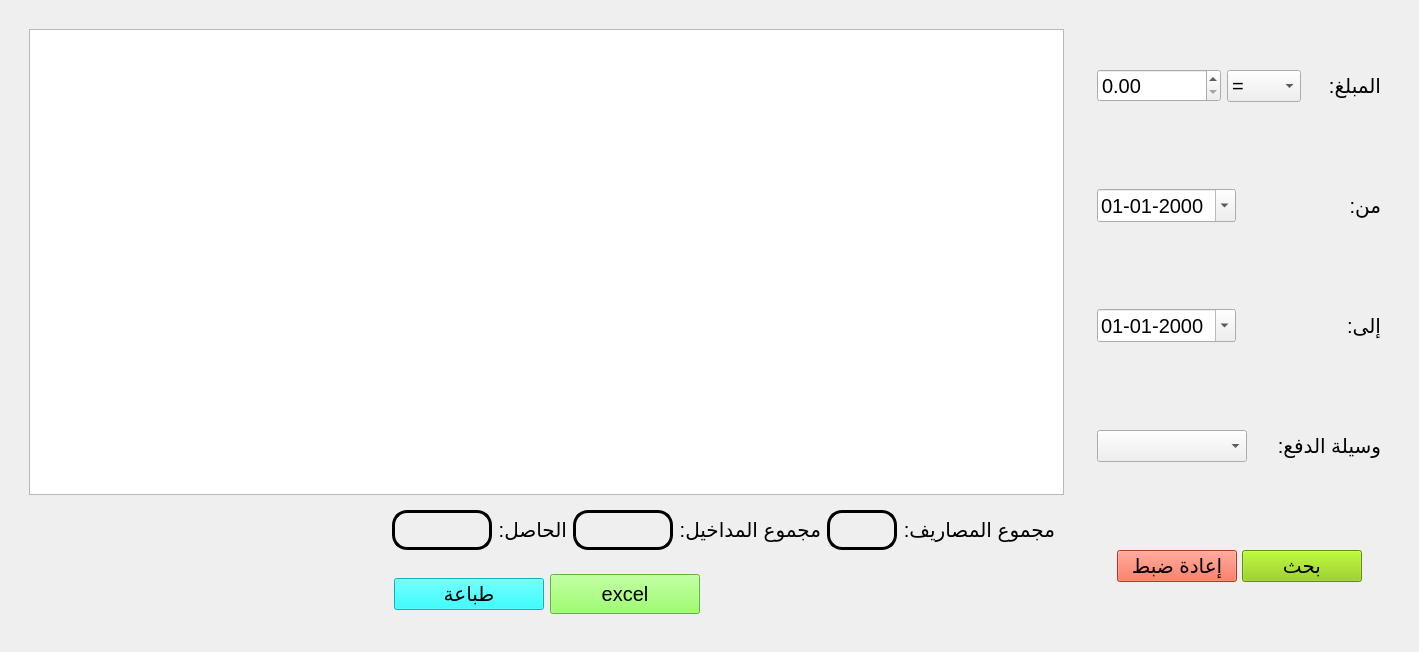
<?xml version="1.0" encoding="UTF-8"?>
<ui version="4.0">
 <class>soldeform</class>
 <widget class="QWidget" name="soldeform">
  <property name="geometry">
   <rect>
    <x>0</x>
    <y>0</y>
    <width>1419</width>
    <height>652</height>
   </rect>
  </property>
  <property name="windowTitle">
   <string>Form</string>
  </property>
  <layout class="QVBoxLayout" name="verticalLayout_3">
   <item>
    <widget class="QFrame" name="frame_10">
     <property name="frameShape">
      <enum>QFrame::NoFrame</enum>
     </property>
     <layout class="QHBoxLayout" name="horizontalLayout_8">
      <item>
       <widget class="QFrame" name="frame_3">
        <property name="sizePolicy">
         <sizepolicy hsizetype="Expanding" vsizetype="Expanding">
          <horstretch>0</horstretch>
          <verstretch>0</verstretch>
         </sizepolicy>
        </property>
        <property name="frameShape">
         <enum>QFrame::NoFrame</enum>
        </property>
        <property name="lineWidth">
         <number>2</number>
        </property>
        <layout class="QVBoxLayout" name="verticalLayout_2">
         <item>
          <widget class="QTableView" name="tbl">
           <property name="font">
            <font>
             <pointsize>15</pointsize>
            </font>
           </property>
           <property name="layoutDirection">
            <enum>Qt::LeftToRight</enum>
           </property>
           <property name="editTriggers">
            <set>QAbstractItemView::NoEditTriggers</set>
           </property>
           <property name="alternatingRowColors">
            <bool>true</bool>
           </property>
           <property name="verticalScrollMode">
            <enum>QAbstractItemView::ScrollPerItem</enum>
           </property>
           <property name="horizontalScrollMode">
            <enum>QAbstractItemView::ScrollPerItem</enum>
           </property>
           <property name="showGrid">
            <bool>false</bool>
           </property>
           <attribute name="horizontalHeaderMinimumSectionSize">
            <number>180</number>
           </attribute>
           <attribute name="horizontalHeaderDefaultSectionSize">
            <number>180</number>
           </attribute>
           <attribute name="verticalHeaderCascadingSectionResizes">
            <bool>true</bool>
           </attribute>
           <attribute name="verticalHeaderDefaultSectionSize">
            <number>35</number>
           </attribute>
          </widget>
         </item>
         <item>
          <widget class="QFrame" name="frame_11">
           <property name="frameShape">
            <enum>QFrame::NoFrame</enum>
           </property>
           <layout class="QHBoxLayout" name="horizontalLayout_9">
            <item>
             <spacer name="horizontalSpacer_2">
              <property name="orientation">
               <enum>Qt::Horizontal</enum>
              </property>
              <property name="sizeHint" stdset="0">
               <size>
                <width>40</width>
                <height>20</height>
               </size>
              </property>
             </spacer>
            </item>
            <item>
             <widget class="QLabel" name="solde">
              <property name="sizePolicy">
               <sizepolicy hsizetype="Minimum" vsizetype="Preferred">
                <horstretch>0</horstretch>
                <verstretch>0</verstretch>
               </sizepolicy>
              </property>
              <property name="minimumSize">
               <size>
                <width>100</width>
                <height>40</height>
               </size>
              </property>
              <property name="maximumSize">
               <size>
                <width>100</width>
                <height>50</height>
               </size>
              </property>
              <property name="font">
               <font>
                <pointsize>15</pointsize>
               </font>
              </property>
              <property name="styleSheet">
               <string notr="true">border: 3px solid black; 
border-radius: 15px</string>
              </property>
              <property name="text">
               <string/>
              </property>
             </widget>
            </item>
            <item>
             <widget class="QLabel" name="label_20">
              <property name="sizePolicy">
               <sizepolicy hsizetype="Fixed" vsizetype="Preferred">
                <horstretch>0</horstretch>
                <verstretch>0</verstretch>
               </sizepolicy>
              </property>
              <property name="font">
               <font>
                <pointsize>15</pointsize>
               </font>
              </property>
              <property name="layoutDirection">
               <enum>Qt::LeftToRight</enum>
              </property>
              <property name="text">
               <string>الحاصل:</string>
              </property>
             </widget>
            </item>
            <item>
             <widget class="QLabel" name="total_in">
              <property name="sizePolicy">
               <sizepolicy hsizetype="Minimum" vsizetype="Preferred">
                <horstretch>0</horstretch>
                <verstretch>0</verstretch>
               </sizepolicy>
              </property>
              <property name="minimumSize">
               <size>
                <width>100</width>
                <height>40</height>
               </size>
              </property>
              <property name="maximumSize">
               <size>
                <width>100</width>
                <height>50</height>
               </size>
              </property>
              <property name="font">
               <font>
                <pointsize>15</pointsize>
               </font>
              </property>
              <property name="styleSheet">
               <string notr="true">border: 3px solid black; 
border-radius: 15px</string>
              </property>
              <property name="text">
               <string/>
              </property>
             </widget>
            </item>
            <item>
             <widget class="QLabel" name="label_21">
              <property name="sizePolicy">
               <sizepolicy hsizetype="Fixed" vsizetype="Preferred">
                <horstretch>0</horstretch>
                <verstretch>0</verstretch>
               </sizepolicy>
              </property>
              <property name="font">
               <font>
                <pointsize>15</pointsize>
               </font>
              </property>
              <property name="layoutDirection">
               <enum>Qt::LeftToRight</enum>
              </property>
              <property name="text">
               <string>مجموع المداخيل:</string>
              </property>
             </widget>
            </item>
            <item>
             <widget class="QLabel" name="total_out">
              <property name="sizePolicy">
               <sizepolicy hsizetype="Minimum" vsizetype="Preferred">
                <horstretch>0</horstretch>
                <verstretch>0</verstretch>
               </sizepolicy>
              </property>
              <property name="minimumSize">
               <size>
                <width>70</width>
                <height>40</height>
               </size>
              </property>
              <property name="maximumSize">
               <size>
                <width>100</width>
                <height>50</height>
               </size>
              </property>
              <property name="font">
               <font>
                <pointsize>15</pointsize>
               </font>
              </property>
              <property name="styleSheet">
               <string notr="true">border: 3px solid black; 
border-radius: 15px</string>
              </property>
              <property name="text">
               <string/>
              </property>
             </widget>
            </item>
            <item>
             <widget class="QLabel" name="label_19">
              <property name="sizePolicy">
               <sizepolicy hsizetype="Fixed" vsizetype="Preferred">
                <horstretch>0</horstretch>
                <verstretch>0</verstretch>
               </sizepolicy>
              </property>
              <property name="font">
               <font>
                <pointsize>15</pointsize>
               </font>
              </property>
              <property name="layoutDirection">
               <enum>Qt::LeftToRight</enum>
              </property>
              <property name="text">
               <string>مجموع المصاريف:</string>
              </property>
             </widget>
            </item>
           </layout>
          </widget>
         </item>
         <item>
          <widget class="QFrame" name="frame_7">
           <property name="frameShape">
            <enum>QFrame::NoFrame</enum>
           </property>
           <layout class="QHBoxLayout" name="horizontalLayout_5">
            <item>
             <spacer name="horizontalSpacer">
              <property name="orientation">
               <enum>Qt::Horizontal</enum>
              </property>
              <property name="sizeHint" stdset="0">
               <size>
                <width>20</width>
                <height>40</height>
               </size>
              </property>
             </spacer>
            </item>
            <item>
             <widget class="QPushButton" name="printing_btn">
              <property name="minimumSize">
               <size>
                <width>150</width>
                <height>30</height>
               </size>
              </property>
              <property name="font">
               <font>
                <pointsize>15</pointsize>
               </font>
              </property>
              <property name="styleSheet">
               <string notr="true">background-color: rgb(0, 255, 255);</string>
              </property>
              <property name="text">
               <string>طباعة</string>
              </property>
              <property name="shortcut">
               <string>Ctrl+P</string>
              </property>
             </widget>
            </item>
            <item>
             <widget class="QPushButton" name="export_btn">
              <property name="sizePolicy">
               <sizepolicy hsizetype="Minimum" vsizetype="Preferred">
                <horstretch>0</horstretch>
                <verstretch>0</verstretch>
               </sizepolicy>
              </property>
              <property name="minimumSize">
               <size>
                <width>150</width>
                <height>30</height>
               </size>
              </property>
              <property name="font">
               <font>
                <pointsize>15</pointsize>
               </font>
              </property>
              <property name="styleSheet">
               <string notr="true">background-color: rgb(127, 255, 67);</string>
              </property>
              <property name="text">
               <string>excel</string>
              </property>
              <property name="shortcut">
               <string>Ctrl+E</string>
              </property>
             </widget>
            </item>
            <item>
             <spacer name="horizontalSpacer_3">
              <property name="orientation">
               <enum>Qt::Horizontal</enum>
              </property>
              <property name="sizeHint" stdset="0">
               <size>
                <width>20</width>
                <height>40</height>
               </size>
              </property>
             </spacer>
            </item>
           </layout>
          </widget>
         </item>
        </layout>
       </widget>
      </item>
      <item>
       <widget class="QFrame" name="frame_4">
        <property name="sizePolicy">
         <sizepolicy hsizetype="Expanding" vsizetype="Expanding">
          <horstretch>0</horstretch>
          <verstretch>0</verstretch>
         </sizepolicy>
        </property>
        <property name="maximumSize">
         <size>
          <width>320</width>
          <height>16777215</height>
         </size>
        </property>
        <property name="frameShape">
         <enum>QFrame::NoFrame</enum>
        </property>
        <property name="lineWidth">
         <number>2</number>
        </property>
        <layout class="QVBoxLayout" name="verticalLayout">
         <item>
          <widget class="QFrame" name="frame_9">
           <property name="frameShape">
            <enum>QFrame::NoFrame</enum>
           </property>
           <layout class="QHBoxLayout" name="horizontalLayout">
            <item>
             <widget class="QDoubleSpinBox" name="price_input">
              <property name="minimumSize">
               <size>
                <width>0</width>
                <height>30</height>
               </size>
              </property>
              <property name="font">
               <font>
                <pointsize>15</pointsize>
               </font>
              </property>
              <property name="layoutDirection">
               <enum>Qt::LeftToRight</enum>
              </property>
              <property name="buttonSymbols">
               <enum>QAbstractSpinBox::UpDownArrows</enum>
              </property>
              <property name="maximum">
               <double>111111111111111115071913726050304.000000000000000</double>
              </property>
             </widget>
            </item>
            <item>
             <widget class="QComboBox" name="operatore">
              <property name="font">
               <font>
                <pointsize>15</pointsize>
               </font>
              </property>
              <property name="layoutDirection">
               <enum>Qt::LeftToRight</enum>
              </property>
              <item>
               <property name="text">
                <string>=</string>
               </property>
              </item>
              <item>
               <property name="text">
                <string>&lt;</string>
               </property>
              </item>
              <item>
               <property name="text">
                <string>&gt;</string>
               </property>
              </item>
              <item>
               <property name="text">
                <string>&gt;=</string>
               </property>
              </item>
              <item>
               <property name="text">
                <string>&lt;=</string>
               </property>
              </item>
             </widget>
            </item>
            <item>
             <widget class="QLabel" name="label_7">
              <property name="font">
               <font>
                <pointsize>15</pointsize>
               </font>
              </property>
              <property name="text">
               <string>المبلغ:</string>
              </property>
             </widget>
            </item>
           </layout>
          </widget>
         </item>
         <item>
          <widget class="QFrame" name="frame_6">
           <property name="frameShape">
            <enum>QFrame::NoFrame</enum>
           </property>
           <layout class="QHBoxLayout" name="horizontalLayout_4">
            <item>
             <widget class="QDateEdit" name="du">
              <property name="font">
               <font>
                <pointsize>15</pointsize>
               </font>
              </property>
              <property name="layoutDirection">
               <enum>Qt::LeftToRight</enum>
              </property>
              <property name="displayFormat">
               <string>dd-MM-yyyy</string>
              </property>
              <property name="calendarPopup">
               <bool>true</bool>
              </property>
             </widget>
            </item>
            <item>
             <widget class="QLabel" name="label_9">
              <property name="font">
               <font>
                <pointsize>15</pointsize>
               </font>
              </property>
              <property name="text">
               <string>من:</string>
              </property>
             </widget>
            </item>
           </layout>
          </widget>
         </item>
         <item>
          <widget class="QFrame" name="frame_5">
           <property name="frameShape">
            <enum>QFrame::NoFrame</enum>
           </property>
           <layout class="QHBoxLayout" name="horizontalLayout_3">
            <item>
             <widget class="QDateEdit" name="to">
              <property name="font">
               <font>
                <pointsize>15</pointsize>
               </font>
              </property>
              <property name="layoutDirection">
               <enum>Qt::LeftToRight</enum>
              </property>
              <property name="displayFormat">
               <string>dd-MM-yyyy</string>
              </property>
              <property name="calendarPopup">
               <bool>true</bool>
              </property>
             </widget>
            </item>
            <item>
             <widget class="QLabel" name="label_8">
              <property name="font">
               <font>
                <pointsize>15</pointsize>
               </font>
              </property>
              <property name="text">
               <string>إلى:</string>
              </property>
             </widget>
            </item>
           </layout>
          </widget>
         </item>
         <item>
          <widget class="QFrame" name="frame_2">
           <property name="frameShape">
            <enum>QFrame::NoFrame</enum>
           </property>
           <layout class="QHBoxLayout" name="horizontalLayout_2">
            <item>
             <widget class="QComboBox" name="way">
              <property name="minimumSize">
               <size>
                <width>150</width>
                <height>0</height>
               </size>
              </property>
              <property name="font">
               <font>
                <pointsize>15</pointsize>
               </font>
              </property>
              <property name="layoutDirection">
               <enum>Qt::LeftToRight</enum>
              </property>
             </widget>
            </item>
            <item>
             <widget class="QLabel" name="label_11">
              <property name="font">
               <font>
                <pointsize>15</pointsize>
               </font>
              </property>
              <property name="text">
               <string>وسيلة الدفع:</string>
              </property>
             </widget>
            </item>
           </layout>
          </widget>
         </item>
         <item>
          <widget class="QFrame" name="frame_32">
           <property name="frameShape">
            <enum>QFrame::NoFrame</enum>
           </property>
           <layout class="QHBoxLayout" name="horizontalLayout_24">
            <item>
             <spacer name="horizontalSpacer_19">
              <property name="orientation">
               <enum>Qt::Horizontal</enum>
              </property>
              <property name="sizeType">
               <enum>QSizePolicy::Fixed</enum>
              </property>
              <property name="sizeHint" stdset="0">
               <size>
                <width>20</width>
                <height>20</height>
               </size>
              </property>
             </spacer>
            </item>
            <item>
             <widget class="QPushButton" name="reset_btn">
              <property name="minimumSize">
               <size>
                <width>120</width>
                <height>30</height>
               </size>
              </property>
              <property name="font">
               <font>
                <pointsize>15</pointsize>
               </font>
              </property>
              <property name="styleSheet">
               <string notr="true">background-color: rgb(255, 75, 43);</string>
              </property>
              <property name="text">
               <string>إعادة ضبط</string>
              </property>
              <property name="shortcut">
               <string>Esc</string>
              </property>
             </widget>
            </item>
            <item>
             <widget class="QPushButton" name="search_btn">
              <property name="minimumSize">
               <size>
                <width>120</width>
                <height>30</height>
               </size>
              </property>
              <property name="font">
               <font>
                <pointsize>15</pointsize>
               </font>
              </property>
              <property name="styleSheet">
               <string notr="true">background-color: rgb(135, 202, 0);
</string>
              </property>
              <property name="text">
               <string>بحث</string>
              </property>
              <property name="shortcut">
               <string>Return</string>
              </property>
             </widget>
            </item>
            <item>
             <spacer name="horizontalSpacer_20">
              <property name="orientation">
               <enum>Qt::Horizontal</enum>
              </property>
              <property name="sizeType">
               <enum>QSizePolicy::Fixed</enum>
              </property>
              <property name="sizeHint" stdset="0">
               <size>
                <width>20</width>
                <height>20</height>
               </size>
              </property>
             </spacer>
            </item>
           </layout>
          </widget>
         </item>
        </layout>
       </widget>
      </item>
     </layout>
    </widget>
   </item>
  </layout>
 </widget>
 <resources/>
 <connections/>
</ui>
